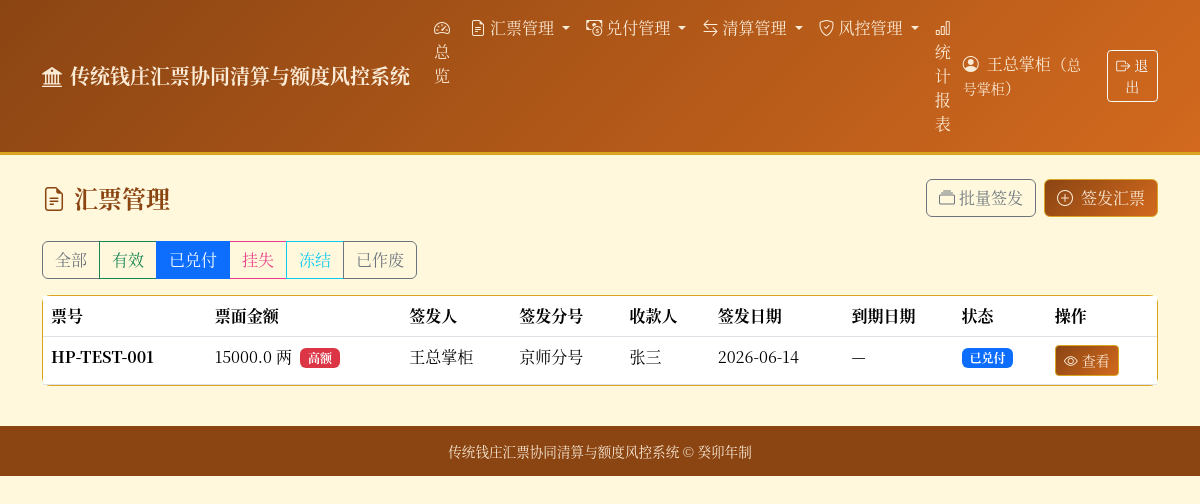
The app's page /bills?status=已兑付 (signed in) with its own data.
### tables this page shows
CREATE TABLE users (
        id INTEGER PRIMARY KEY AUTOINCREMENT,
        username TEXT UNIQUE NOT NULL,
        real_name TEXT NOT NULL,
        role TEXT NOT NULL CHECK(role IN ('总号掌柜', '分号掌柜', '票号经办人', '复核人', '稽核员')),
        branch_id INTEGER,
        password TEXT NOT NULL DEFAULT '123456',
        status TEXT NOT NULL DEFAULT '在职' CHECK(status IN ('在职', '离职')),
        created_date TEXT NOT NULL,
        FOREIGN KEY (branch_id) REFERENCES branches(id)
    );

CREATE TABLE bills (
        id INTEGER PRIMARY KEY AUTOINCREMENT,
        bill_no TEXT UNIQUE NOT NULL,
        amount REAL NOT NULL CHECK(amount > 0),
        issuer_id INTEGER NOT NULL,
        issue_branch_id INTEGER,
        payee TEXT NOT NULL,
        issue_date TEXT NOT NULL,
        due_date TEXT,
        status TEXT NOT NULL DEFAULT '有效' CHECK(status IN (
            '有效', '已兑付', '已作废', '挂失', '冻结'
        )),
        remark TEXT,
        FOREIGN KEY (issuer_id) REFERENCES users(id),
        FOREIGN KEY (issue_branch_id) REFERENCES branches(id)
    );

CREATE TABLE branches (
        id INTEGER PRIMARY KEY AUTOINCREMENT,
        branch_code TEXT UNIQUE NOT NULL,
        branch_name TEXT NOT NULL,
        location TEXT,
        manager TEXT,
        contact TEXT,
        status TEXT NOT NULL DEFAULT '营业中' CHECK(status IN ('营业中', '已歇业')),
        created_date TEXT NOT NULL,
        remark TEXT
    );

### main.py (the view)
@app.get("/bills", response_class=HTMLResponse)
def bills_list(request: Request, user=Depends(auth_dep), status: Optional[str] = None):
    conn = get_db()
    cursor = conn.cursor()
    if status and status in ("有效", "已兑付", "已作废", "挂失", "冻结"):
        cursor.execute(
            "SELECT b.*, u.real_name as issuer_name, br.branch_name as issue_branch_name FROM bills b LEFT JOIN users u ON b.issuer_id = u.id LEFT JOIN branches br ON b.issue_branch_id = br.id WHERE b.status = ? ORDER BY b.id DESC",
            (status,),
        )
    else:
        cursor.execute(
            "SELECT b.*, u.real_name as issuer_name, br.branch_name as issue_branch_name FROM bills b LEFT JOIN users u ON b.issuer_id = u.id LEFT JOIN branches br ON b.issue_branch_id = br.id ORDER BY b.id DESC"
        )
    bills = [dict(row) for row in cursor.fetchall()]
    conn.close()
    return templates.TemplateResponse(
        "bills.html",
        {"request": request, "user": user, "bills": bills, "current_status": status},
    )

### templates/bills.html (shortened to what this page needs)
{% extends "base.html" %}
{% block content %}
<div class="d-flex justify-content-between align-items-center mb-4">
    <h4 class="fw-bold mb-0" style="color: var(--qz-primary);">
        <i class="bi bi-file-earmark-text me-2"></i>汇票管理
    </h4>
    {% if user.role in ('总号掌柜', '分号掌柜', '票号经办人') %}
    <div class="d-flex gap-2">
        <a href="/bills/batch-create" class="btn btn-outline-secondary">
            <i class="bi bi-collection me-1"></i>批量签发
        </a>
        <a href="/bills/create" class="btn btn-qz">
            <i class="bi bi-plus-circle me-2"></i>签发汇票
        </a>
    </div>
    {% endif %}
</div>
<div class="mb-3">
    <div class="btn-group" role="group">
        <a href="/bills" class="btn btn-outline-secondary {% if not current_status %}active{% endif %}">
            全部
        </a>
        <a href="/bills?status=有效" class="btn btn-outline-success {% if current_status == '有效' %}active{% endif %}">
            有效
        </a>
        <a href="/bills?status=已兑付" class="btn btn-outline-primary {% if current_status == '已兑付' %}active{% endif %}">
            已兑付
        </a>
        <a href="/bills?status=挂失" class="btn btn-outline-pink {% if current_status == '挂失' %}active{% endif %}" style="border-color: #e83e8c; color: #e83e8c;">
            挂失
        </a>
        <a href="/bills?status=冻结" class="btn btn-outline-info {% if current_status == '冻结' %}active{% endif %}">
            冻结
        </a>
        <a href="/bills?status=已作废" class="btn btn-outline-secondary {% if current_status == '已作废' %}active{% endif %}">
            已作废
        </a>
    </div>
</div>
<div class="card card-qz">
    <div class="card-body p-0">
        {% if bills %}
        <div class="table-responsive">
            <table class="table table-hover mb-0">
                <thead style="background-color: var(--qz-light);">
                    <tr>
                        <th>票号</th>
                        <th>票面金额</th>
                        <th>签发人</th>
                        <th>签发分号</th>
                        <th>收款人</th>
                        <th>签发日期</th>
                        <th>到期日期</th>
                        <th>状态</th>
                        <th>操作</th>
                    </tr>
                </thead>
                <tbody>
                    {% for bill in bills %}
                    <tr>
                        <td><strong>{{ bill.bill_no }}</strong></td>
                        <td>
                            {{ bill.amount }} 两
                            {% if bill.amount >= 10000 %}
                            <span class="badge bg-danger ms-1">高额</span>
                            {% endif %}
                        </td>
                        <td>{{ bill.issuer_name }}</td>
                        <td>{{ bill.issue_branch_name or '—' }}</td>
                        <td>{{ bill.payee }}</td>
                        <td>{{ bill.issue_date }}</td>
                        <td>{{ bill.due_date or '—' }}</td>
                        <td>
                            {% if bill.status == '有效' %}
                            <span class="badge badge-valid">有效</span>
                            {% elif bill.status == '已兑付' %}
                            <span class="badge badge-redeemed">已兑付</span>
                            {% elif bill.status == '挂失' %}
                            <span class="badge badge-lost">挂失</span>
                            {% elif bill.status == '冻结' %}
                            <span class="badge badge-frozen">冻结</span>
                            {% else %}
                            <span class="badge badge-voided">已作废</span>
                            {% endif %}
                        </td>
                        <td>
                            <a href="/bills/{{ bill.id }}" class="btn btn-sm btn-qz">
                                <i class="bi bi-eye me-1"></i>查看
                            </a>
                        </td>
                    </tr>
                    {% endfor %}
                </tbody>
            </table>
        </div>
        {% endif %}
    </div>
</div>
{% endblock %}

### templates/base.html (shortened to what this page needs)
<!DOCTYPE html>
<html lang="zh-CN">
<head>
    <link href="https://cdn.jsdelivr.net/npm/bootstrap@5.3.2/dist/css/bootstrap.min.css" rel="stylesheet">
    <link href="https://cdn.jsdelivr.net/npm/bootstrap-icons@1.11.2/font/bootstrap-icons.css" rel="stylesheet">
</head>
<body>
    {% if user %}
    <nav class="navbar navbar-expand-lg navbar-qz">
        <div class="container">
            <a class="navbar-brand fw-bold" href="/dashboard">
                <i class="bi bi-bank2 me-2"></i>传统钱庄汇票协同清算与额度风控系统
            </a>
            <div class="collapse navbar-collapse" id="navbarNav">
                <ul class="navbar-nav me-auto">
                    <li class="nav-item">
                        <a class="nav-link" href="/dashboard"><i class="bi bi-speedometer2 me-1"></i>总览</a>
                    </li>
                    <li class="nav-item dropdown">
                        <a class="nav-link dropdown-toggle" href="#" role="button" data-bs-toggle="dropdown">
                            <i class="bi bi-file-earmark-text me-1"></i>汇票管理
                        </a>
                    </li>
                    <li class="nav-item dropdown">
                        <a class="nav-link dropdown-toggle" href="#" role="button" data-bs-toggle="dropdown">
                            <i class="bi bi-cash-coin me-1"></i>兑付管理
                        </a>
                    </li>
                    <li class="nav-item dropdown">
                        <a class="nav-link dropdown-toggle" href="#" role="button" data-bs-toggle="dropdown">
                            <i class="bi bi-arrow-left-right me-1"></i>清算管理
                        </a>
                    </li>
                    {% if user.role in ('总号掌柜', '稽核员') %}
                    <li class="nav-item dropdown">
                        <a class="nav-link dropdown-toggle" href="#" role="button" data-bs-toggle="dropdown">
                            <i class="bi bi-shield-check me-1"></i>风控管理
                        </a>
                    </li>
                    {% endif %}
                    <li class="nav-item">
                        <a class="nav-link" href="/reports"><i class="bi bi-bar-chart me-1"></i>统计报表</a>
                    </li>
                </ul>
                <div class="d-flex align-items-center">
                    <span class="text-light me-3">
                        <i class="bi bi-person-circle me-1"></i>
                        {{ user.real_name }}（<small>{{ user.role }}</small>）
                    </span>
                    <a href="/logout" class="btn btn-sm btn-outline-light"><i class="bi bi-box-arrow-right me-1"></i>退出</a>
                </div>
            </div>
        </div>
    </nav>
    {% endif %}
    <div class="container mt-4">
        {% block content %}{% endblock %}
    </div>
    <footer>
        <div class="container">
            <p class="mb-0">传统钱庄汇票协同清算与额度风控系统 &copy; 癸卯年制</p>
        </div>
    </footer>
</body>
</html>

### templates/base.html (style rules this page uses)
:root { --qz-primary: #8B4513; --qz-secondary: #D2691E; --qz-accent: #DAA520; --qz-bg: #FFF8DC; --qz-dark: #3E2723; --qz-light: #FAEBD7; }
body { background-color: var(--qz-bg); font-family: "Songti SC", "SimSun", "Noto Serif CJK SC", serif; color: var(--qz-dark); }
.navbar-qz { background: linear-gradient(135deg, var(--qz-primary), var(--qz-secondary)); border-bottom: 3px solid var(--qz-accent); }
.navbar-qz .navbar-brand, .navbar-qz .nav-link, .navbar-qz .text-light { color: var(--qz-light) !important; }
.card-qz { border: 1px solid var(--qz-accent); border-radius: 8px; background: #FFFEF5; }
.btn-qz { background: linear-gradient(135deg, var(--qz-primary), var(--qz-secondary)); color: var(--qz-light); border: 1px solid var(--qz-accent); }
.badge-redeemed { background-color: #0d6efd; }
footer { background: var(--qz-primary); color: var(--qz-light); padding: 15px 0; margin-top: 40px; text-align: center; font-size: 0.85rem; }

### records on screen
users: real_name "王总掌柜", role "总号掌柜"
bills: bill_no "HP-TEST-001", amount "15000.0", shows "高额", issuer_name "王总掌柜", branch_name "京师分号", payee "张三", issue_date "2026-06-14", due_date "—", status "已兑付"
